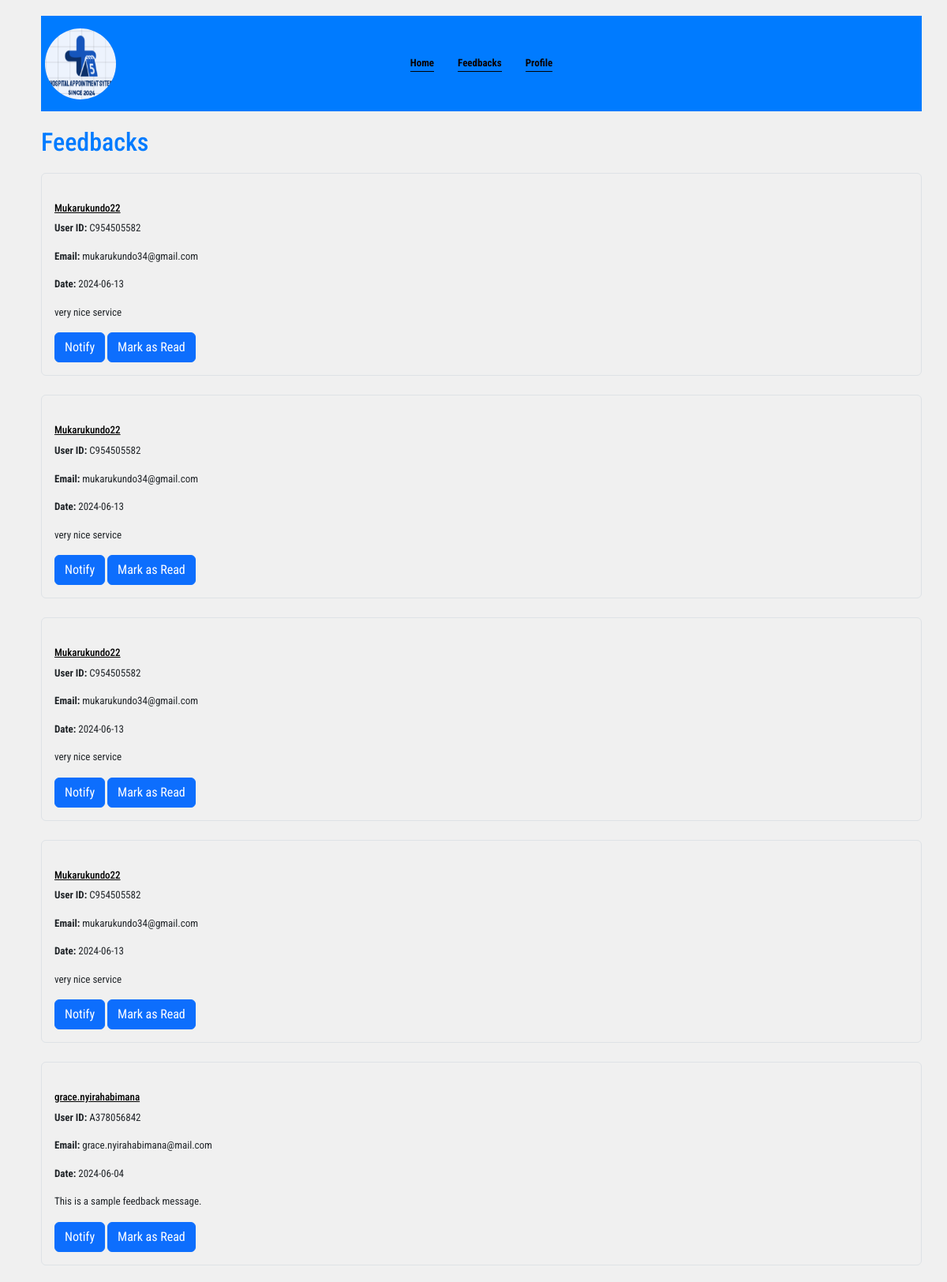
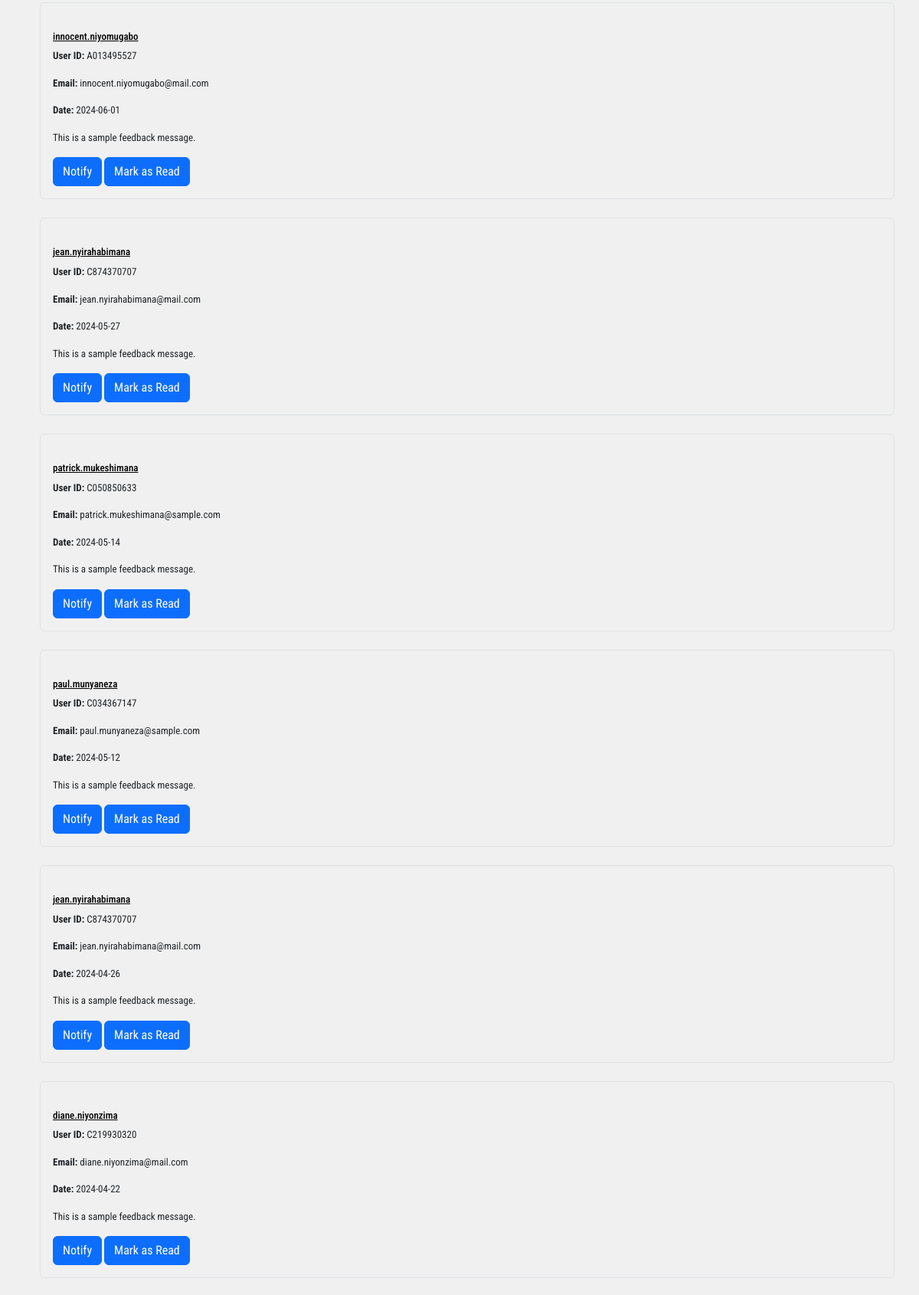
Screenshot of /admin/get_feedbacks (upper part) with the database file from the repository (2 pictures, top to bottom).
### models/models.py (models this page shows)
class Feedback(db.Model):
    __tablename__ = 'feedback'
    feedback_id = db.Column(db.String(10), primary_key=True)
    user_id = db.Column(db.String(10), db.ForeignKey('user.user_id'), nullable=False)
    message = db.Column(db.Text, nullable=False)
    feedback_date = db.Column(db.DateTime, nullable=False)
    read = db.Column(db.Boolean, default=False)
    user = db.relationship('User', back_populates='feedbacks')

class User(db.Model):
    __tablename__ = 'user'
    user_id = db.Column(db.String(10), primary_key=True)
    username = db.Column(db.String(50), nullable=False, unique=True)
    password = db.Column(db.String(255), nullable=False)
    email = db.Column(db.String(100), nullable=False, unique=True)
    role = db.Column(Enum('client', 'staff', 'admin', name='user_roles'), nullable=False)
    client = db.relationship('Client', back_populates='user', uselist=False)
    staff = db.relationship('Staff', back_populates='user', uselist=False)
    followups = db.relationship('FollowUp', back_populates='user')
    feedbacks = db.relationship('Feedback', back_populates='user')
    appointments = db.relationship('Appointment', back_populates='user')

### admin/routes.py (the view)
@admin_bp.route('/get_feedbacks')
def feedbacks():
    feedbacks = db.session.query(Feedback, User).join(User, Feedback.user_id == User.user_id).order_by(desc(Feedback.feedback_date)).all()
    feedback_list = []
    for feedback, user in feedbacks:
        feedback_list.append({
            'feedback_id': feedback.feedback_id,
            'user_id': feedback.user_id,
            'name': user.username,  # Assuming 'username' is the name field in User model
            'email': user.email,
            'date': feedback.feedback_date,
            'message': feedback.message,
            'read': feedback.read
        })
    return render_template('admin/feedbacks.html', feedbacks=feedback_list)

### templates/admin/feedbacks.html (shortened to what this page needs)
<!DOCTYPE html>
<html lang="en">
<head>
    <link href="https://cdn.jsdelivr.net/npm/bootstrap@5.3.3/dist/css/bootstrap.min.css" rel="stylesheet">
    <link rel="stylesheet" href="https://cdnjs.cloudflare.com/ajax/libs/font-awesome/6.5.2/css/all.min.css" />
    <link rel="stylesheet" href="../static/css/admin.css">
</head>
<body>
    <div class="container">
        <header>
            <nav>
                <ul>
                    <li><a href="#"><img src="../static/images/OUR_SYSTEM_LOGO_SHAS.png" alt="Logo"></a></li>
                    <li><a href="/admin/dashboard">Home</a></li>
                    <li><a href="/admin/get_feedbacks">Feedbacks</a></li>
                    <li><a href="/admin/profile">Profile</a></li>
                </ul>
            </nav>
        </header>
        <main>
            <section class="feedback-display">
                <h2>Feedbacks</h2>
                <div id="feedback-list">
                    {% if feedbacks %}
                        {% for feedback in feedbacks %}
                            <div class="feedback-item mb-4 p-3 border rounded {% if not feedback.read %}font-weight-bold{% endif %}">
                                <h3>{{ feedback.name }}</h3>
                                <p><strong>User ID:</strong> {{ feedback.user_id }}</p>
                                <p><strong>Email:</strong> {{ feedback.email }}</p>
                                <p><strong>Date:</strong> {{ feedback.date.strftime('%Y-%m-%d') }}</p>
                                <p>{{ feedback.message }}</p>
                                <button type="button" class="btn btn-primary notify-button" data-bs-toggle="modal" data-bs-target="#notifyModal" data-user-id="{{ feedback.user_id }}">Notify</button>
                                <button type="button" class="btn btn-primary mark-as-read" data-feedback-id="{{ feedback.feedback_id }}">Mark as Read</button>
                            </div>
                        {% endfor %}
                    {% else %}
                        <p>No feedbacks available.</p>
                    {% endif %}
                </div>
            </section>
        </main>
    </div>
</body>
</html>

### static/css/admin.css (style rules this page uses)
body { font-family: "Roboto Condensed", sans-serif; font-optical-sizing: auto; font-style: normal; margin: 0; padding: 0; background-color: #f0f0f0; font-size: 13px; }
.container { width: 100%; min-height: 100vh; margin-top: 20px; margin-left: 40px; margin-right: 20px; box-sizing: border-box; display: flex; flex-direction: column; }
header { background-color: #007BFF; color: white; padding: 50px 0; position: relative; }
nav ul { list-style: none; display: flex; justify-content: center; margin: 0; padding: 0; }
nav ul li { margin: 0 15px; border-bottom: 1px solid black; }
nav ul li img { margin: -70px 0; padding-right: -70px; width:90px; height:90px; border-radius: 45px; }
nav ul li:nth-child(1) { position: absolute; left: -10px; border: 0; }
nav ul li a { color: rgb(9, 4, 4); text-decoration: none; font-weight: bold; }
main { margin-top: 20px; }
section { margin-bottom: 40px; }
h2 { margin-bottom: 20px; color: #007BFF; }
h3 { margin-top: 20px; font-size: 13px; color:black; text-decoration: underline; }

### rows the page displays
Feedback: name "Mukarukundo22", user_id "C954505582", email "mukarukundo34@gmail.com", date "2024-06-13", message "very nice service"
User: name "Mukarukundo22" "Mukarukundo22" "Mukarukundo22", email "mukarukundo34@gmail.com" "mukarukundo34@gmail.com" "mukarukundo34@gmail.com"
Feedback: user_id "C954505582", date "2024-06-13", message "very nice service"
Feedback: user_id "C954505582", date "2024-06-13", message "very nice service"
Feedback: user_id "C954505582", date "2024-06-13", message "very nice service"
Feedback: name "grace.nyirahabimana", user_id "A378056842", email "grace.nyirahabimana@mail.com", date "2024-06-04", message "This is a sample feedback message."
Feedback: name "innocent.niyomugabo", user_id "A013495527", email "innocent.niyomugabo@mail.com", date "2024-06-01", message "This is a sample feedback message."
Feedback: name "jean.nyirahabimana", user_id "C874370707", email "jean.nyirahabimana@mail.com", date "2024-05-27", message "This is a sample feedback message."
Feedback: name "patrick.mukeshimana", user_id "C050850633", email "patrick.mukeshimana@sample.com", date "2024-05-14", message "This is a sample feedback message."
Feedback: name "paul.munyaneza", user_id "C034367147", email "paul.munyaneza@sample.com", date "2024-05-12", message "This is a sample feedback message."
User: name "jean.nyirahabimana", email "jean.nyirahabimana@mail.com"
Feedback: user_id "C874370707", date "2024-04-26", message "This is a sample feedback message."
Feedback: name "diane.niyonzima", user_id "C219930320", email "diane.niyonzima@mail.com", date "2024-04-22", message "This is a sample feedback message."
